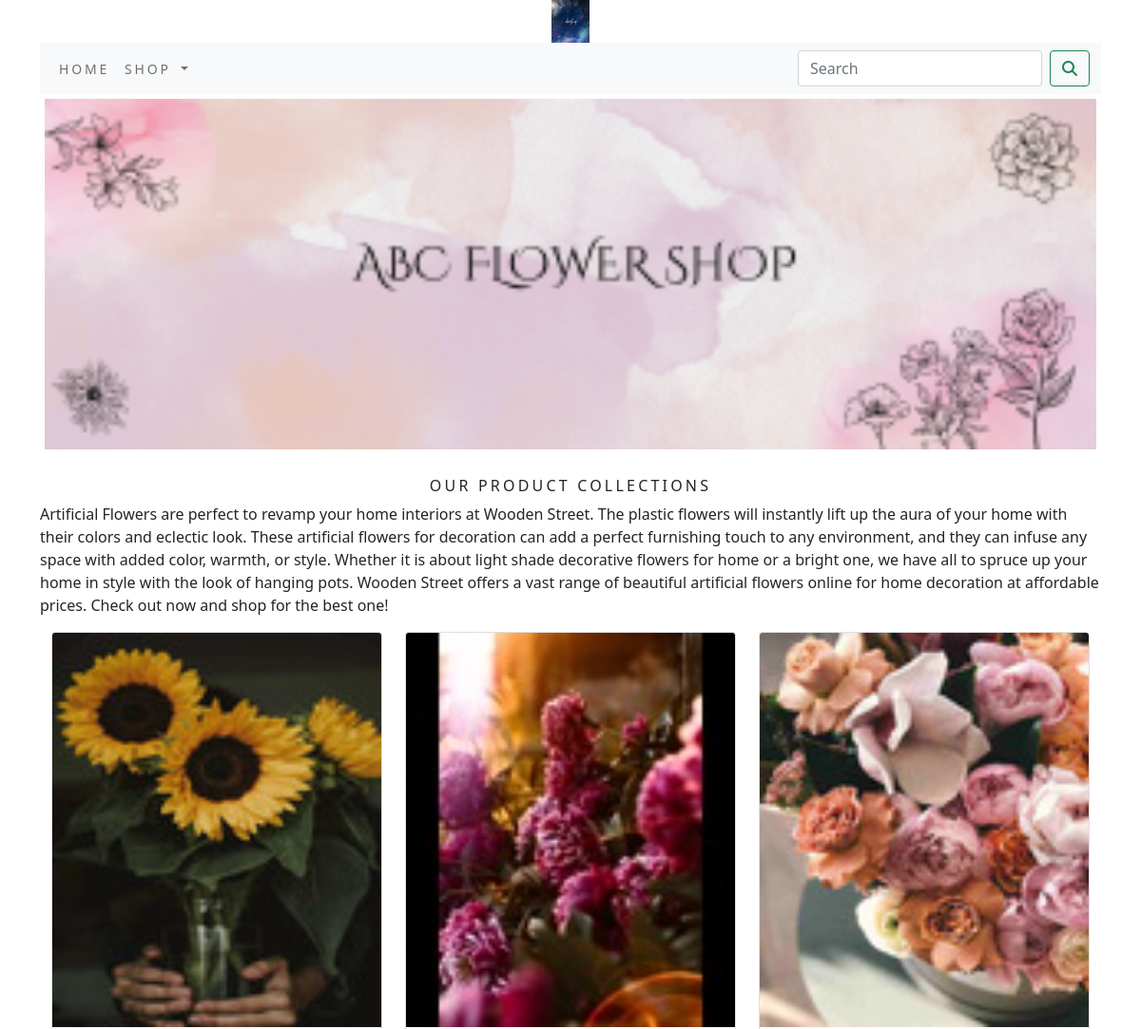
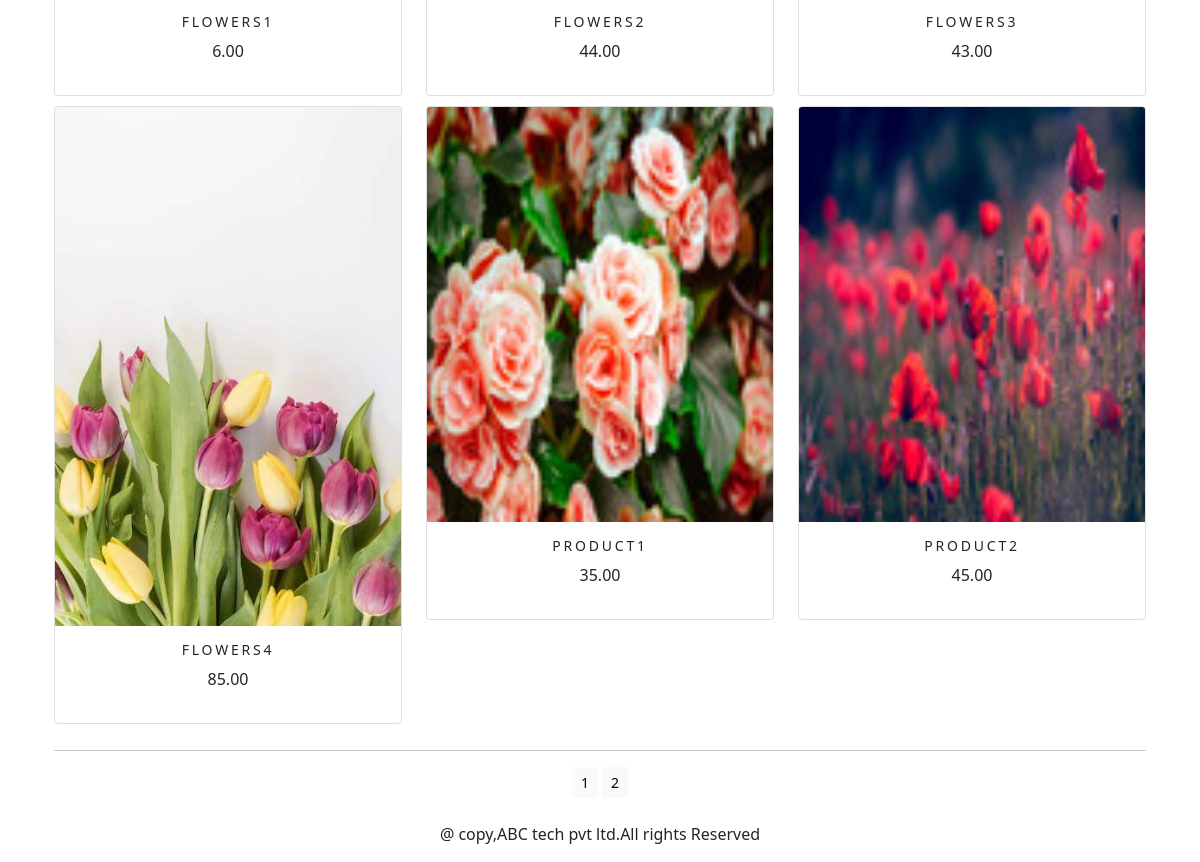
The app's page /shop/ with its own data (2 pictures, top to bottom).
### shop/models.py (models this page shows, shortened)
class Product(models.Model):
    name=models.CharField(max_length=250,unique=True)
    slug=models.SlugField(max_length=250,unique=True)
    description=models.TextField(blank=True)
    price=models.DecimalField(max_digits=10,decimal_places=2)
    category=models.ForeignKey(Category,on_delete=models.CASCADE)
    image=models.ImageField(upload_to='product',blank=True)
    stock=models.IntegerField()
    available=models.BooleanField(default=True)
    created=models.DateTimeField(auto_now_add=True)
    updated=models.DateTimeField(auto_now_add=True)
    def get_url(self):
        return reverse('shop:prodCatdetail',args=[self.category.slug,self.slug])
    class Meta:
        ordering=('name',)
        verbose_name='product'
        verbose_name_plural='products'

### shop/views.py (the view)
# urls.py: path('',views.allProdCat,name='allProdCat'),
def allProdCat(request,c_slug=None):
    c_page=None
    products_list=None
    if c_slug!=None:
        c_page=get_object_or_404(Category,slug=c_slug)
        products_list=Product.objects.all().filter(category=c_page,available=True)
    else:
        products_list=Product.objects.all().filter(available=True)
    paginator=Paginator(products_list,6)
    try:
        page=int(request.GET.get('page','1'))
    except:
        page=1
    try:
        products=paginator.page(page)
    except (EmptyPage,InvalidPage):
        products=paginator.page(paginator.num_pages)
    return render(request,"category.html",{'category':c_page,'products':products})

### cart/context_processors.py (called while the page is built)
def counter(request):
    item_count=0
    if 'admin' in request.path:
        return {}
    else:
        try:
            cart=Cart.objects.filter(cart_id=_cart_id(request))
            cart_items=CartItem.objects.all().filter(cart=cart[:1])
            for cart_item in cart_items:
                item_count += cart_item.quantity
        except Cart.DoesNotExist:
            item_count =0
    return dict(item_count=item_count)

### cart/views.py (called while the page is built)
def _cart_id(request):
    cart=request.session.session_key
    if not cart:
        cart=request.session.create()
    return cart

### shop/context_processors.py (called while the page is built)
def menu_links(request):
    links=Category.objects.all()
    return dict(links=links)

### shop/models.py (called while the page is built)
    def get_url(self):
        return reverse('shop:product_by_category', args=[self.slug])

### templates/category.html (shortened to what this page needs)
{% extends 'base.html' %}
{% load static %}
{% block content %}
<div class="mx_auto">
    {% if category %}
    <img class="my_image" src="{{category.image.url}}" alt="{{category.name}}">
</div>
<br>
<div>
    <h1 class=" my_title">{{category.name}}</h1>
    <p class="text-justify">
        {{category.description}}
    </p>
</div>
{% else %}
<div>
<img class="my_image my_image_padding" src="{% static 'img/ben.png' %}" alt="our products">
</div>
<br>
<div>
    <h1 class="text-center my_title"> our product collections</h1>
    <p class="text-justify"> Artificial Flowers are perfect to revamp your home interiors at Wooden Street. The plastic flowers will instantly lift up the aura of your home with their colors and eclectic look. These artificial flowers for decoration can add a perfect furnishing touch to any environment, and they can infuse any space with added color, warmth, or style. Whether it is about light shade decorative flowers for home or a bright one, we have all to spruce up your home in style with the look of hanging pots. Wooden Street offers a vast range of beautiful artificial flowers online for home decoration at affordable prices. Check out now and shop for the best one!
 </p>
</div>
{% endif %}
<div class="container">
    <div class="row mx_auto">
        {% for product in products.object_list %}
        <div class="my_bottom_margin col-9 col-sm-12 col-md-4 col-lg-4">
            <div class="card text-center" style="min-width:18em;">
                <a href="{{product.get_url}}">
                   <img  class="card-img-top my_image" src="{{product.image.url}}" alt="{{product.name}}"> </a>
                <div class="card-body">
                    <h4>{{product.name}}</h4>
                    <p>{{product.price}}</p>
                </div>
            </div>
        </div>
        {% endfor %}
    </div>
    <div class="mx_auto">
        {% if products.paginator.num_pages > 1 %}
        <hr>
        <div class="text-center">
            {% for pg in products.paginator.page_range %}
            <a href="?page={{pg}}" class="btn btn-light btn-sm {% if products.number == pg %}active{% endif %}">{{pg}}</a>
        {% endfor %}
        </div>
       {% endif %}
    </div>
    <br>
</div>
{% endblock %}

### templates/base.html (shortened to what this page needs)
{% load static %}
<!DOCTYPE html>
<html lang="en">
<head>
<link rel="stylesheet" href="{% static 'css/custom.css' %}">
    <link href="{% static 'css/bootstrap.min.css' %}" rel="stylesheet">
</head>
<body>
<div class="container">
{% include 'header.html' %}
{% include 'navbar.html' %}
{% block content %}
{% endblock %}
{% include 'footer.html' %}
  </body>
</html>
</body>
</html>

### templates/header.html
{% load static %}
<header xmlns="http://www.w3.org/1999/html">
    <center>
    <a href="{% url 'shop:allProdCat' %}"><img src="{% static 'img/logo.png' %}" alt="logimage">
    </a>
    </center>
    </header>

### templates/navbar.html (shortened to what this page needs)
<nav class="navbar navbar-expand-lg navbar-light bg-light">
  <div class="container-fluid">
    <div class="collapse navbar-collapse" id="navbarSupportedContent">
      <ul class="navbar-nav me-auto mb-2 mb-lg-0">
        <li class="nav-item">
          <a class="nav-link" href="{% url 'shop:allProdCat' %}">Home</a>
        </li>
        <li class="nav-item dropdown {% if 'shop' in request.path %} active {% endif %}">
          <a class="nav-link dropdown-toggle" href="#"  id="navbarDropdown" role="button" data-bs-toggle="dropdown" aria-expanded="false">
            Shop
          </a>
        </li>
      </ul>
      <form class="d-flex" action="{% url 'search_app:SearchResult' %}"  method="get">
        <input class="form-control me-2" type="search" placeholder="Search" name="q" aria-label="Search">
        <button class="btn btn-outline-success" type="submit"> <i class="fa fa-search"> </i> </button>
    </div>
  </div>
</nav>

### templates/footer.html
<div class= "my_footer7">
  <p class="text-center"> @ copy,ABC tech pvt ltd.All rights Reserved</p>
</div>

### static/css/custom.css (style rules this page uses)
body { font-family: 'Roboto', sans-serif; }
.nav-item { letter-spacing : .2em; font-size:14px; text-transform :uppercase; }
.my_image { width:100%; height:auto; }
.my_title { font-size:16px; text-transform:uppercase; letter-spacing:.2em; }
.my_image_padding { padding:5px; }
.my_bottom_margin { margin-bottom:10px; }
.card-body h4 { font-size:14px; text-transform:uppercase; letter-spacing:.2em; }
.my_footer7 { position:bottom; background-color:white; left:0; bottom:0; right:0; }

### records on screen
Product: image (picture), name "FLOWERS1", price "6.00"
Product: image (picture), name "FLOWERS2", price "44.00"
Product: image (picture), name "FLOWERS3", price "43.00"
Product: image (picture), name "FLOWERS4", price "85.00"
Product: image (picture), name "PRODUCT1", price "35.00"
Product: image (picture), name "PRODUCT2", price "45.00"

### other values on screen
{{ pg }} "1" "2"
